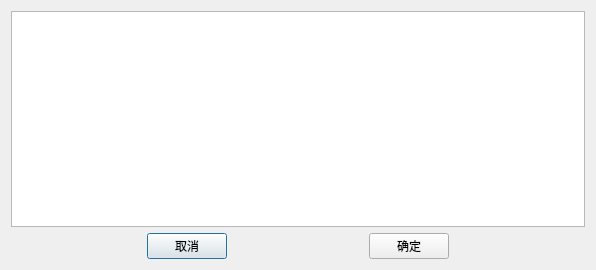
<?xml version="1.0" encoding="UTF-8"?>
<ui version="4.0">
 <class>OBNLMGRAreaListWidget</class>
 <widget class="QDialog" name="OBNLMGRAreaListWidget">
  <property name="geometry">
   <rect>
    <x>0</x>
    <y>0</y>
    <width>596</width>
    <height>270</height>
   </rect>
  </property>
  <property name="windowTitle">
   <string>OBNLMGRAreaListWidget</string>
  </property>
  <layout class="QGridLayout" name="gridLayout">
   <item row="0" column="0">
    <widget class="QTableWidget" name="tableWidget"/>
   </item>
   <item row="1" column="0">
    <layout class="QHBoxLayout" name="horizontalLayout">
     <item>
      <spacer name="horizontalSpacer">
       <property name="orientation">
        <enum>Qt::Horizontal</enum>
       </property>
       <property name="sizeHint" stdset="0">
        <size>
         <width>40</width>
         <height>20</height>
        </size>
       </property>
      </spacer>
     </item>
     <item>
      <widget class="QPushButton" name="pushButtonCancel">
       <property name="text">
        <string>取消</string>
       </property>
      </widget>
     </item>
     <item>
      <spacer name="horizontalSpacer_2">
       <property name="orientation">
        <enum>Qt::Horizontal</enum>
       </property>
       <property name="sizeHint" stdset="0">
        <size>
         <width>40</width>
         <height>20</height>
        </size>
       </property>
      </spacer>
     </item>
     <item>
      <widget class="QPushButton" name="pushButtonOK">
       <property name="text">
        <string>确定</string>
       </property>
      </widget>
     </item>
     <item>
      <spacer name="horizontalSpacer_3">
       <property name="orientation">
        <enum>Qt::Horizontal</enum>
       </property>
       <property name="sizeHint" stdset="0">
        <size>
         <width>40</width>
         <height>20</height>
        </size>
       </property>
      </spacer>
     </item>
    </layout>
   </item>
  </layout>
 </widget>
 <resources/>
 <connections/>
</ui>
